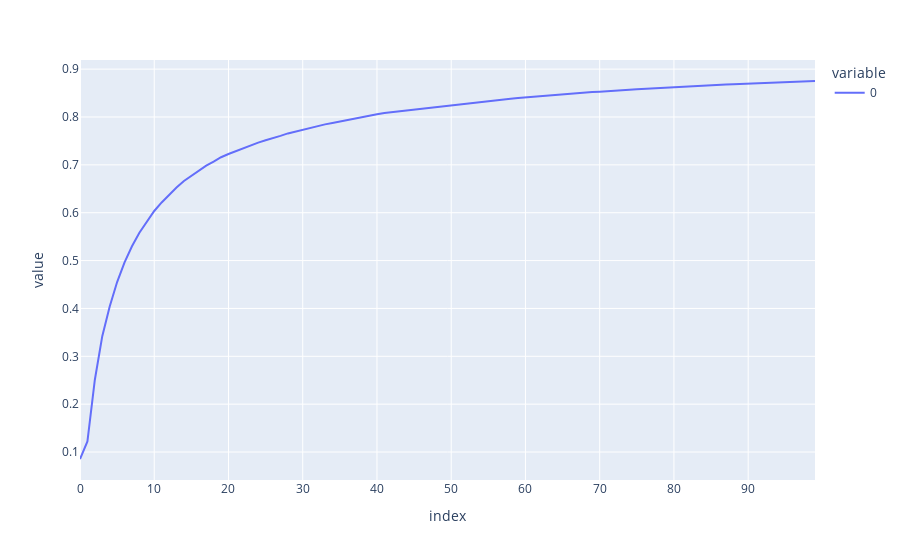

Notebook cell for this chart:
### Code cell
import plotly.express as px
fig = px.line(Accu5)
fig.show()
